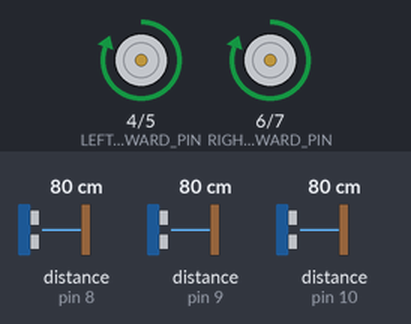
Recording of a sketch running on a simulated Arduino Uno, built with avr-gcc and run on an emulated ATmega328P. On the bench: motor-driver pin pairs drawn as motors (green arrow = first pin HIGH = forward, orange = second pin HIGH = backward, longer = more drive). The inputs (shaded band) are chosen by the test bench; at power-on: distance to the obstacle (sensors on pin 8, pin 9, pin 10) 80 cm. What the sketch prints to the serial monitor is not drawn.

Above: at 0.2 s.
Timing chart, 0 to 1.7 s (numbered marks = the images above):
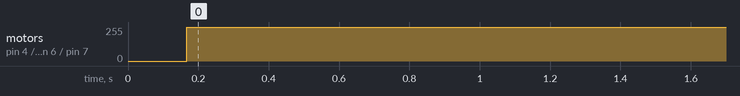

The sketch:

ECE445_ObstacleAvoidanceAlg.ino
```cpp
#include "motors.h"
#include "ultrasonics.h"


#define LEFT_MOTOR_FORWARD_PIN 4
#define LEFT_MOTOR_BACKWARD_PIN 5
#define RIGHT_MOTOR_FORWARD_PIN 6
#define RIGHT_MOTOR_BACKWARD_PIN 7
#define ULTRASONIC_LEFT_PIN 8
#define ULTRASONIC_MID_PIN 9
#define ULTRASONIC_RIGHT_PIN 10
#define MAX_DISTANCE 400.0


void setup(){
  pinMode(LEFT_MOTOR_FORWARD_PIN, OUTPUT);
  pinMode(LEFT_MOTOR_BACKWARD_PIN, OUTPUT);
  pinMode(RIGHT_MOTOR_FORWARD_PIN, OUTPUT);
  pinMode(RIGHT_MOTOR_BACKWARD_PIN, OUTPUT);
  Serial.begin(9600);
  Serial.println("test breh");
}
Ultrasonics * sensorsArray = new Ultrasonics(ULTRASONIC_LEFT_PIN, ULTRASONIC_MID_PIN, ULTRASONIC_RIGHT_PIN);
Motors * motorDriver = new Motors(LEFT_MOTOR_FORWARD_PIN, LEFT_MOTOR_BACKWARD_PIN, RIGHT_MOTOR_FORWARD_PIN, RIGHT_MOTOR_BACKWARD_PIN);
void loop(){
  float distance[3]; //This array holds all the distances ;
  sensorsArray->Scan(distance); //get distances infront of each ulrtasonic
//  Serial.print(distance[0]);
//  Serial.print(" ");
//  Serial.print(distance[1]);
//  Serial.print(" ");
//  Serial.print(distance[2]);
//  Serial.print(" ");
//  Serial.println(" ");
//  if(distance[1] > 10){
      motorDriver->moveForward();
//    }
//   else{
//      motorDriver->stopMotors();
//    }
//

}
```

motors.cpp
```cpp
#include <Arduino.h>
#include "motors.h"

using namespace std;

Motors::Motors(int LeftMotorForward, int LeftMotorBackward, int RightMotorForward, int RightMotorBackward) {
    this->LeftMotorForward = LeftMotorForward;
    this->LeftMotorBackward = LeftMotorBackward;
    this->RightMotorForward = RightMotorForward;
    this->RightMotorBackward = RightMotorBackward;
}

void Motors::moveForward() {
    digitalWrite(LeftMotorForward, HIGH);
    digitalWrite(RightMotorForward, HIGH);

    digitalWrite(LeftMotorBackward, LOW);
    digitalWrite(RightMotorBackward, LOW);
}

void Motors::moveBackward() {
    digitalWrite(LeftMotorBackward, HIGH);
    digitalWrite(RightMotorBackward, HIGH);

    digitalWrite(LeftMotorForward, LOW);
    digitalWrite(RightMotorForward, LOW);
}

void Motors::turnRight(){
    digitalWrite(LeftMotorForward, HIGH);
    digitalWrite(RightMotorBackward, HIGH);

    digitalWrite(LeftMotorBackward, LOW);
    digitalWrite(RightMotorForward, LOW);

    delay(500);

    digitalWrite(LeftMotorForward, HIGH);
    digitalWrite(RightMotorForward, HIGH);

    digitalWrite(LeftMotorBackward, LOW);
    digitalWrite(RightMotorBackward, LOW);
}

void Motors::turnLeft(){
    digitalWrite(LeftMotorBackward, HIGH);
    digitalWrite(RightMotorForward, HIGH);

    digitalWrite(LeftMotorForward, LOW);
    digitalWrite(RightMotorBackward, LOW);

    delay(500);

    digitalWrite(LeftMotorForward, HIGH);
    digitalWrite(RightMotorForward, HIGH);

    digitalWrite(LeftMotorBackward, LOW);
    digitalWrite(RightMotorBackward, LOW);
}

int Motors::getLeftMotorForward() {
    return this->LeftMotorForward;
}
```

motors.h
```cpp
#ifndef MotorsH
#define MotorsH

class Motors{
    public:
        Motors(int LeftMotorForward, int LeftMotorBackward, int RightMotorForward, int RightMotorBackward); //2-pins per motor
        void moveForward();
        void moveBackward();
        void turnLeft();
        void turnRight();
        int getLeftMotorForward();
    private:
        //our L298N control pins
        int LeftMotorForward;
        int LeftMotorBackward;
        int RightMotorForward;
        int RightMotorBackward;
};

#endif
```

ultrasonics.cpp
```cpp
#include <Arduino.h>
#include "ultrasonics.h"
#include "Vector.h"

#define MAX_DISTANCE 400
#define DELAY_TIME 50

using namespace std;

Ultrasonics::Ultrasonics(int LeftUltrasonicPin, int MidUltrasonicPin, int RightUltrasonicPin){
    this->sonarLeft = new NewPing(LeftUltrasonicPin, LeftUltrasonicPin, MAX_DISTANCE);
    this->sonarMid = new NewPing(MidUltrasonicPin, MidUltrasonicPin, MAX_DISTANCE);
    this->sonarRight = new  NewPing(RightUltrasonicPin, RightUltrasonicPin, MAX_DISTANCE);
}

 float Ultrasonics::getLeftDist(void){
    delay(DELAY_TIME);
    float distanceLeft = sonarLeft->ping_cm();
    if(distanceLeft == 0.0 || distanceLeft >= 100.0){
        distanceLeft = MAX_DISTANCE;
    }
    return distanceLeft;
 }

 float Ultrasonics::getRightDist(){
    delay(DELAY_TIME);
    float distanceRight = sonarRight->ping_cm();
    if(distanceRight == 0.0 || distanceRight >= 100.0){
        distanceRight = MAX_DISTANCE;
    }
    return distanceRight;
  }

 float Ultrasonics::getMidDist(){
    delay(DELAY_TIME);
    float distanceMid = sonarMid->ping_cm();
    if(distanceMid == 0.0 || distanceMid >= 100.0){
        distanceMid = MAX_DISTANCE;
    }
    return distanceMid;
  }

//  float Ultrasonics::getDist(NewPing * sonar){
//    delay(DELAY_TIME);
//    float distance = sonar->ping_cm();
//    if(distance == 0.0 || distance >= 100.0){
//        distance = MAX_DISTANCE;
//    }
//    return distance;
// }

 void Ultrasonics::Scan(float (&distance)[NUM_SENSORS]){
//    for(int i = 0; i < NUM_SENSORS; i++){
//        distance[i] = getDist()
//      }

    distance[0] = this->getLeftDist();
    distance[1] = this->getMidDist();
    distance[2] = this->getRightDist();
  }
```

ultrasonics.h
```cpp
#ifndef UltrasonicsH
#define UltrasonicsH
#include "NewPing.h"
#include "Vector.h"
#define NUM_SENSORS 3

using namespace std;

class Ultrasonics{
    public:
        Ultrasonics(int LeftUltrasonicPin, int MidUltrasonicPin, int RightUltrasonicPin);
        float getLeftDist(void); //centimeteres
        float getRightDist();
        float getMidDist();
//        float getDist();
        void Scan(float (&distance)[NUM_SENSORS]); //Fires every sensor in the array and stores its distance
    private:
        NewPing * sonarLeft;
        NewPing * sonarMid;
        NewPing  * sonarRight;
};
#endif
```

Measured:
- by itself, motor on pin 4 (LEFT_MOTOR_FORWARD_PIN) / pin 5 (LEFT_MOTOR_BACKWARD_PIN), motor on pin 6 (RIGHT_MOTOR_FORWARD_PIN) / pin 7 (RIGHT_MOTOR_BACKWARD_PIN): stopped → forward 255/255 at 0.17 s
